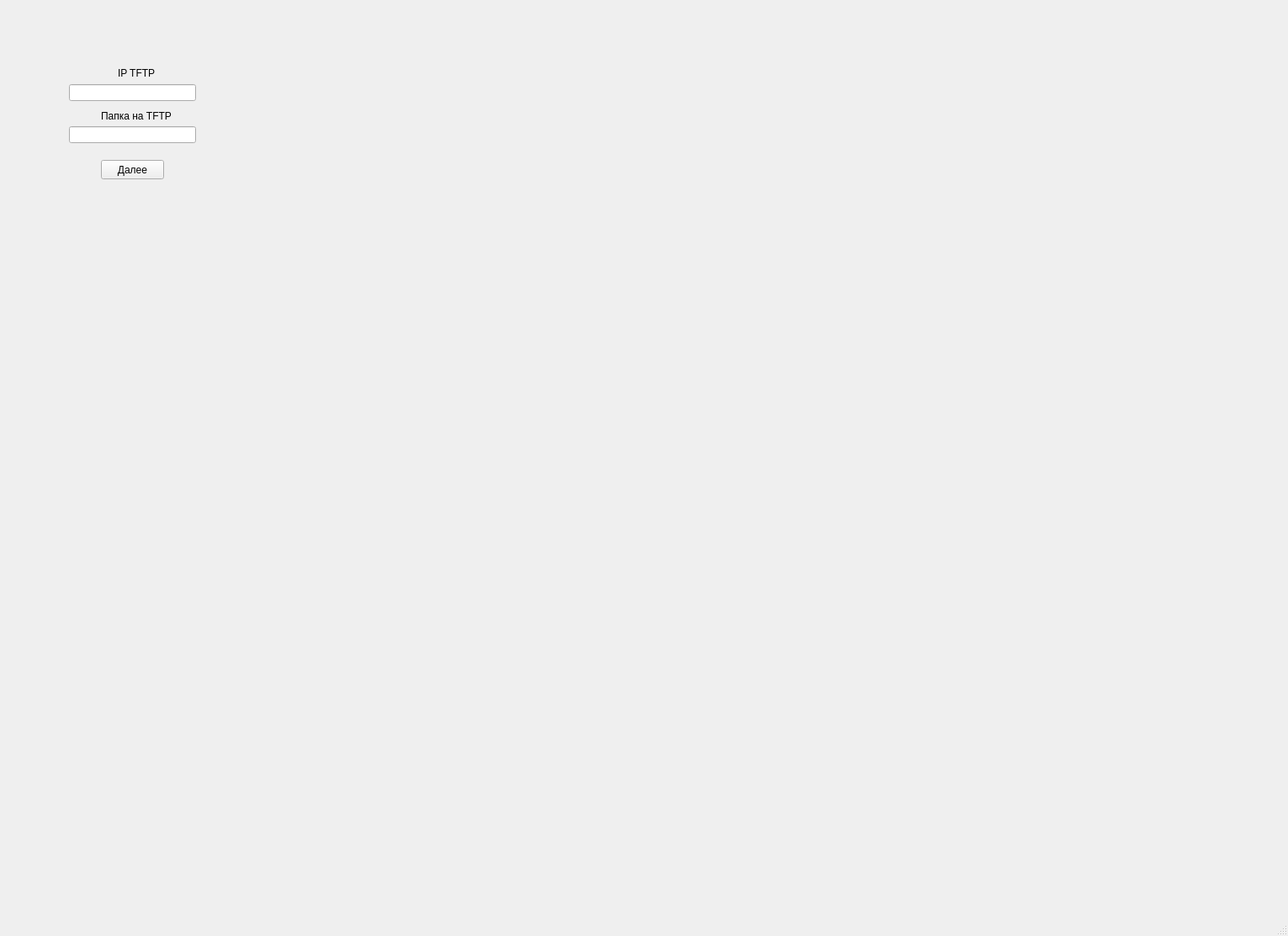
<?xml version="1.0" encoding="UTF-8"?>
<ui version="4.0">
 <class>MainWindow</class>
 <widget class="QMainWindow" name="MainWindow">
  <property name="geometry">
   <rect>
    <x>0</x>
    <y>0</y>
    <width>1531</width>
    <height>1112</height>
   </rect>
  </property>
  <property name="windowTitle">
   <string>MainWindow</string>
  </property>
  <widget class="QWidget" name="centralwidget">
   <widget class="QStackedWidget" name="stackedWidget">
    <property name="geometry">
     <rect>
      <x>30</x>
      <y>10</y>
      <width>1351</width>
      <height>991</height>
     </rect>
    </property>
    <property name="currentIndex">
     <number>0</number>
    </property>
    <widget class="QWidget" name="page_3">
     <widget class="QLineEdit" name="lineEdit_2">
      <property name="geometry">
       <rect>
        <x>52</x>
        <y>90</y>
        <width>151</width>
        <height>20</height>
       </rect>
      </property>
     </widget>
     <widget class="QLabel" name="label_2">
      <property name="geometry">
       <rect>
        <x>110</x>
        <y>70</y>
        <width>47</width>
        <height>13</height>
       </rect>
      </property>
      <property name="text">
       <string>IP TFTP</string>
      </property>
     </widget>
     <widget class="QLineEdit" name="lineEdit_3">
      <property name="geometry">
       <rect>
        <x>52</x>
        <y>140</y>
        <width>151</width>
        <height>20</height>
       </rect>
      </property>
     </widget>
     <widget class="QLabel" name="label_3">
      <property name="geometry">
       <rect>
        <x>90</x>
        <y>120</y>
        <width>91</width>
        <height>16</height>
       </rect>
      </property>
      <property name="text">
       <string>Папка на TFTP</string>
      </property>
     </widget>
     <widget class="QPushButton" name="pushButton_2">
      <property name="geometry">
       <rect>
        <x>90</x>
        <y>180</y>
        <width>75</width>
        <height>23</height>
       </rect>
      </property>
      <property name="text">
       <string>Далее</string>
      </property>
     </widget>
    </widget>
    <widget class="QWidget" name="page">
     <widget class="QTableWidget" name="tableWidget">
      <property name="geometry">
       <rect>
        <x>0</x>
        <y>10</y>
        <width>661</width>
        <height>371</height>
       </rect>
      </property>
     </widget>
     <widget class="QTableWidget" name="tableWidget_2">
      <property name="geometry">
       <rect>
        <x>670</x>
        <y>10</y>
        <width>681</width>
        <height>371</height>
       </rect>
      </property>
     </widget>
     <widget class="QComboBox" name="comboBox">
      <property name="geometry">
       <rect>
        <x>670</x>
        <y>390</y>
        <width>241</width>
        <height>22</height>
       </rect>
      </property>
     </widget>
     <widget class="QPushButton" name="pushButton_3">
      <property name="geometry">
       <rect>
        <x>10</x>
        <y>390</y>
        <width>131</width>
        <height>31</height>
       </rect>
      </property>
      <property name="text">
       <string>Обновить</string>
      </property>
     </widget>
     <widget class="QPushButton" name="pushButton_6">
      <property name="geometry">
       <rect>
        <x>920</x>
        <y>390</y>
        <width>75</width>
        <height>41</height>
       </rect>
      </property>
      <property name="text">
       <string>Добавить
эталон</string>
      </property>
     </widget>
     <widget class="QGraphicsView" name="graphicsView">
      <property name="geometry">
       <rect>
        <x>10</x>
        <y>440</y>
        <width>1001</width>
        <height>481</height>
       </rect>
      </property>
     </widget>
     <widget class="QLabel" name="label_8">
      <property name="geometry">
       <rect>
        <x>1020</x>
        <y>410</y>
        <width>31</width>
        <height>16</height>
       </rect>
      </property>
      <property name="text">
       <string>Eth0</string>
      </property>
     </widget>
     <widget class="QLabel" name="label_9">
      <property name="geometry">
       <rect>
        <x>1020</x>
        <y>440</y>
        <width>31</width>
        <height>16</height>
       </rect>
      </property>
      <property name="text">
       <string>Eth1</string>
      </property>
     </widget>
     <widget class="QLabel" name="label_10">
      <property name="geometry">
       <rect>
        <x>1190</x>
        <y>410</y>
        <width>31</width>
        <height>16</height>
       </rect>
      </property>
      <property name="text">
       <string>Eth0</string>
      </property>
     </widget>
     <widget class="QLabel" name="label_7">
      <property name="geometry">
       <rect>
        <x>1060</x>
        <y>390</y>
        <width>91</width>
        <height>20</height>
       </rect>
      </property>
      <property name="text">
       <string>IP ATC T-76C №1</string>
      </property>
     </widget>
     <widget class="QLineEdit" name="lineEdit_5">
      <property name="geometry">
       <rect>
        <x>1060</x>
        <y>410</y>
        <width>113</width>
        <height>20</height>
       </rect>
      </property>
     </widget>
     <widget class="QLineEdit" name="lineEdit_6">
      <property name="geometry">
       <rect>
        <x>1060</x>
        <y>440</y>
        <width>113</width>
        <height>20</height>
       </rect>
      </property>
     </widget>
     <widget class="QLineEdit" name="lineEdit_8">
      <property name="geometry">
       <rect>
        <x>1230</x>
        <y>440</y>
        <width>113</width>
        <height>20</height>
       </rect>
      </property>
     </widget>
     <widget class="QLabel" name="label_12">
      <property name="geometry">
       <rect>
        <x>1230</x>
        <y>390</y>
        <width>101</width>
        <height>21</height>
       </rect>
      </property>
      <property name="text">
       <string>IP ATC T-76C №2</string>
      </property>
     </widget>
     <widget class="QLineEdit" name="lineEdit_7">
      <property name="geometry">
       <rect>
        <x>1230</x>
        <y>410</y>
        <width>113</width>
        <height>20</height>
       </rect>
      </property>
     </widget>
     <widget class="QLabel" name="label_11">
      <property name="geometry">
       <rect>
        <x>1190</x>
        <y>440</y>
        <width>31</width>
        <height>16</height>
       </rect>
      </property>
      <property name="text">
       <string>Eth1</string>
      </property>
     </widget>
     <widget class="QLabel" name="label_15">
      <property name="geometry">
       <rect>
        <x>1030</x>
        <y>520</y>
        <width>31</width>
        <height>16</height>
       </rect>
      </property>
      <property name="text">
       <string>RTP</string>
      </property>
     </widget>
     <widget class="QLineEdit" name="lineEdit_9">
      <property name="geometry">
       <rect>
        <x>1060</x>
        <y>520</y>
        <width>113</width>
        <height>20</height>
       </rect>
      </property>
     </widget>
     <widget class="QLineEdit" name="lineEdit_12">
      <property name="geometry">
       <rect>
        <x>1220</x>
        <y>490</y>
        <width>113</width>
        <height>20</height>
       </rect>
      </property>
      <property name="text">
       <string/>
      </property>
     </widget>
     <widget class="QLineEdit" name="lineEdit_10">
      <property name="geometry">
       <rect>
        <x>1060</x>
        <y>490</y>
        <width>113</width>
        <height>20</height>
       </rect>
      </property>
     </widget>
     <widget class="QLabel" name="label_13">
      <property name="geometry">
       <rect>
        <x>1030</x>
        <y>490</y>
        <width>31</width>
        <height>16</height>
       </rect>
      </property>
      <property name="text">
       <string>SIP</string>
      </property>
     </widget>
     <widget class="QLabel" name="label_16">
      <property name="geometry">
       <rect>
        <x>1190</x>
        <y>520</y>
        <width>31</width>
        <height>16</height>
       </rect>
      </property>
      <property name="text">
       <string>RTP</string>
      </property>
     </widget>
     <widget class="QLabel" name="label_14">
      <property name="geometry">
       <rect>
        <x>1070</x>
        <y>470</y>
        <width>81</width>
        <height>20</height>
       </rect>
      </property>
      <property name="text">
       <string>SIP,RPT Слева</string>
      </property>
     </widget>
     <widget class="QLabel" name="label_18">
      <property name="geometry">
       <rect>
        <x>1230</x>
        <y>470</y>
        <width>91</width>
        <height>20</height>
       </rect>
      </property>
      <property name="text">
       <string>SIP,RPT Справа</string>
      </property>
     </widget>
     <widget class="QLabel" name="label_17">
      <property name="geometry">
       <rect>
        <x>1190</x>
        <y>490</y>
        <width>16</width>
        <height>16</height>
       </rect>
      </property>
      <property name="text">
       <string>SIP</string>
      </property>
     </widget>
     <widget class="QLineEdit" name="lineEdit_11">
      <property name="geometry">
       <rect>
        <x>1220</x>
        <y>520</y>
        <width>113</width>
        <height>20</height>
       </rect>
      </property>
      <property name="text">
       <string/>
      </property>
     </widget>
     <widget class="QLabel" name="label_20">
      <property name="geometry">
       <rect>
        <x>1050</x>
        <y>550</y>
        <width>121</width>
        <height>20</height>
       </rect>
      </property>
      <property name="text">
       <string>IP ATC T-76C №1 порты</string>
      </property>
     </widget>
     <widget class="QLabel" name="label_21">
      <property name="geometry">
       <rect>
        <x>1190</x>
        <y>550</y>
        <width>131</width>
        <height>20</height>
       </rect>
      </property>
      <property name="text">
       <string>IP ATC T-76C №2 порты</string>
      </property>
     </widget>
     <widget class="QLineEdit" name="lineEdit_14">
      <property name="geometry">
       <rect>
        <x>1060</x>
        <y>600</y>
        <width>113</width>
        <height>20</height>
       </rect>
      </property>
      <property name="text">
       <string/>
      </property>
     </widget>
     <widget class="QLineEdit" name="lineEdit_13">
      <property name="geometry">
       <rect>
        <x>1060</x>
        <y>570</y>
        <width>113</width>
        <height>20</height>
       </rect>
      </property>
      <property name="text">
       <string/>
      </property>
     </widget>
     <widget class="QLineEdit" name="lineEdit_16">
      <property name="geometry">
       <rect>
        <x>1190</x>
        <y>600</y>
        <width>113</width>
        <height>20</height>
       </rect>
      </property>
      <property name="text">
       <string/>
      </property>
     </widget>
     <widget class="QLineEdit" name="lineEdit_15">
      <property name="geometry">
       <rect>
        <x>1190</x>
        <y>570</y>
        <width>113</width>
        <height>20</height>
       </rect>
      </property>
      <property name="text">
       <string/>
      </property>
     </widget>
     <widget class="QLabel" name="label_45">
      <property name="geometry">
       <rect>
        <x>1210</x>
        <y>620</y>
        <width>131</width>
        <height>20</height>
       </rect>
      </property>
      <property name="text">
       <string>IP ATC T-76C №2 номера</string>
      </property>
     </widget>
     <widget class="QLabel" name="label_44">
      <property name="geometry">
       <rect>
        <x>1190</x>
        <y>640</y>
        <width>31</width>
        <height>16</height>
       </rect>
      </property>
      <property name="text">
       <string>от</string>
      </property>
     </widget>
     <widget class="QLabel" name="label_41">
      <property name="geometry">
       <rect>
        <x>1040</x>
        <y>640</y>
        <width>31</width>
        <height>16</height>
       </rect>
      </property>
      <property name="text">
       <string>от</string>
      </property>
     </widget>
     <widget class="QLineEdit" name="lineEdit_36">
      <property name="geometry">
       <rect>
        <x>1210</x>
        <y>670</y>
        <width>113</width>
        <height>20</height>
       </rect>
      </property>
     </widget>
     <widget class="QLineEdit" name="lineEdit_35">
      <property name="geometry">
       <rect>
        <x>1210</x>
        <y>640</y>
        <width>113</width>
        <height>20</height>
       </rect>
      </property>
     </widget>
     <widget class="QLabel" name="label_46">
      <property name="geometry">
       <rect>
        <x>1190</x>
        <y>670</y>
        <width>31</width>
        <height>16</height>
       </rect>
      </property>
      <property name="text">
       <string>до</string>
      </property>
     </widget>
     <widget class="QLabel" name="label_43">
      <property name="geometry">
       <rect>
        <x>1050</x>
        <y>620</y>
        <width>131</width>
        <height>21</height>
       </rect>
      </property>
      <property name="text">
       <string>IP ATC T-76C №1 номера</string>
      </property>
     </widget>
     <widget class="QLabel" name="label_42">
      <property name="geometry">
       <rect>
        <x>1040</x>
        <y>670</y>
        <width>31</width>
        <height>16</height>
       </rect>
      </property>
      <property name="text">
       <string>до</string>
      </property>
     </widget>
     <widget class="QLineEdit" name="lineEdit_33">
      <property name="geometry">
       <rect>
        <x>1060</x>
        <y>640</y>
        <width>113</width>
        <height>20</height>
       </rect>
      </property>
     </widget>
     <widget class="QLineEdit" name="lineEdit_34">
      <property name="geometry">
       <rect>
        <x>1060</x>
        <y>670</y>
        <width>113</width>
        <height>20</height>
       </rect>
      </property>
     </widget>
     <widget class="QLabel" name="label_51">
      <property name="geometry">
       <rect>
        <x>1200</x>
        <y>720</y>
        <width>31</width>
        <height>16</height>
       </rect>
      </property>
      <property name="text">
       <string>от</string>
      </property>
     </widget>
     <widget class="QLineEdit" name="lineEdit_39">
      <property name="geometry">
       <rect>
        <x>1220</x>
        <y>720</y>
        <width>113</width>
        <height>20</height>
       </rect>
      </property>
     </widget>
     <widget class="QLineEdit" name="lineEdit_38">
      <property name="geometry">
       <rect>
        <x>1060</x>
        <y>750</y>
        <width>113</width>
        <height>20</height>
       </rect>
      </property>
     </widget>
     <widget class="QLabel" name="label_50">
      <property name="geometry">
       <rect>
        <x>1210</x>
        <y>700</y>
        <width>111</width>
        <height>20</height>
       </rect>
      </property>
      <property name="text">
       <string>DX-500C №2 номера</string>
      </property>
     </widget>
     <widget class="QLabel" name="label_48">
      <property name="geometry">
       <rect>
        <x>1050</x>
        <y>700</y>
        <width>111</width>
        <height>20</height>
       </rect>
      </property>
      <property name="text">
       <string>DX-500C №1 номера</string>
      </property>
     </widget>
     <widget class="QLabel" name="label_47">
      <property name="geometry">
       <rect>
        <x>1040</x>
        <y>720</y>
        <width>31</width>
        <height>16</height>
       </rect>
      </property>
      <property name="text">
       <string>от</string>
      </property>
     </widget>
     <widget class="QLineEdit" name="lineEdit_37">
      <property name="geometry">
       <rect>
        <x>1060</x>
        <y>720</y>
        <width>113</width>
        <height>20</height>
       </rect>
      </property>
     </widget>
     <widget class="QLineEdit" name="lineEdit_40">
      <property name="geometry">
       <rect>
        <x>1220</x>
        <y>750</y>
        <width>113</width>
        <height>20</height>
       </rect>
      </property>
     </widget>
     <widget class="QLabel" name="label_49">
      <property name="geometry">
       <rect>
        <x>1040</x>
        <y>750</y>
        <width>31</width>
        <height>16</height>
       </rect>
      </property>
      <property name="text">
       <string>до</string>
      </property>
     </widget>
     <widget class="QLabel" name="label_52">
      <property name="geometry">
       <rect>
        <x>1200</x>
        <y>750</y>
        <width>31</width>
        <height>16</height>
       </rect>
      </property>
      <property name="text">
       <string>до</string>
      </property>
     </widget>
     <widget class="QLabel" name="label_56">
      <property name="geometry">
       <rect>
        <x>1200</x>
        <y>800</y>
        <width>31</width>
        <height>16</height>
       </rect>
      </property>
      <property name="text">
       <string>от</string>
      </property>
     </widget>
     <widget class="QLineEdit" name="lineEdit_43">
      <property name="geometry">
       <rect>
        <x>1220</x>
        <y>800</y>
        <width>113</width>
        <height>20</height>
       </rect>
      </property>
     </widget>
     <widget class="QLabel" name="label_53">
      <property name="geometry">
       <rect>
        <x>1040</x>
        <y>800</y>
        <width>31</width>
        <height>16</height>
       </rect>
      </property>
      <property name="text">
       <string>от</string>
      </property>
     </widget>
     <widget class="QLabel" name="label_55">
      <property name="geometry">
       <rect>
        <x>1040</x>
        <y>830</y>
        <width>31</width>
        <height>16</height>
       </rect>
      </property>
      <property name="text">
       <string>до</string>
      </property>
     </widget>
     <widget class="QLineEdit" name="lineEdit_42">
      <property name="geometry">
       <rect>
        <x>1060</x>
        <y>830</y>
        <width>113</width>
        <height>20</height>
       </rect>
      </property>
     </widget>
     <widget class="QLineEdit" name="lineEdit_41">
      <property name="geometry">
       <rect>
        <x>1060</x>
        <y>800</y>
        <width>113</width>
        <height>20</height>
       </rect>
      </property>
     </widget>
     <widget class="QLineEdit" name="lineEdit_44">
      <property name="geometry">
       <rect>
        <x>1220</x>
        <y>830</y>
        <width>113</width>
        <height>20</height>
       </rect>
      </property>
     </widget>
     <widget class="QLabel" name="label_54">
      <property name="geometry">
       <rect>
        <x>1050</x>
        <y>780</y>
        <width>111</width>
        <height>20</height>
       </rect>
      </property>
      <property name="text">
       <string>DX-500C №3 номера</string>
      </property>
     </widget>
     <widget class="QLabel" name="label_57">
      <property name="geometry">
       <rect>
        <x>1200</x>
        <y>830</y>
        <width>31</width>
        <height>16</height>
       </rect>
      </property>
      <property name="text">
       <string>до</string>
      </property>
     </widget>
     <widget class="QLabel" name="label_58">
      <property name="geometry">
       <rect>
        <x>1230</x>
        <y>780</y>
        <width>51</width>
        <height>21</height>
       </rect>
      </property>
      <property name="text">
       <string>IAD номера</string>
      </property>
     </widget>
    </widget>
    <widget class="QWidget" name="page_2">
     <widget class="QPushButton" name="pushButton">
      <property name="geometry">
       <rect>
        <x>1170</x>
        <y>0</y>
        <width>141</width>
        <height>31</height>
       </rect>
      </property>
      <property name="text">
       <string>назад</string>
      </property>
     </widget>
     <widget class="QLabel" name="label">
      <property name="geometry">
       <rect>
        <x>20</x>
        <y>20</y>
        <width>47</width>
        <height>16</height>
       </rect>
      </property>
      <property name="text">
       <string>Эталон</string>
      </property>
     </widget>
     <widget class="QLabel" name="label_4">
      <property name="geometry">
       <rect>
        <x>1040</x>
        <y>10</y>
        <width>121</width>
        <height>16</height>
       </rect>
      </property>
      <property name="text">
       <string>Скрипт пользователя</string>
      </property>
     </widget>
     <widget class="QTableWidget" name="tableWidget_3">
      <property name="geometry">
       <rect>
        <x>10</x>
        <y>40</y>
        <width>661</width>
        <height>591</height>
       </rect>
      </property>
     </widget>
     <widget class="QTableWidget" name="tableWidget_4">
      <property name="geometry">
       <rect>
        <x>680</x>
        <y>40</y>
        <width>651</width>
        <height>591</height>
       </rect>
      </property>
     </widget>
    </widget>
    <widget class="QWidget" name="page_4">
     <widget class="QLabel" name="label_5">
      <property name="geometry">
       <rect>
        <x>20</x>
        <y>10</y>
        <width>91</width>
        <height>16</height>
       </rect>
      </property>
      <property name="text">
       <string>Добавить эталон</string>
      </property>
     </widget>
     <widget class="QTextEdit" name="textEdit">
      <property name="geometry">
       <rect>
        <x>10</x>
        <y>50</y>
        <width>371</width>
        <height>441</height>
       </rect>
      </property>
     </widget>
     <widget class="QPushButton" name="pushButton_4">
      <property name="geometry">
       <rect>
        <x>10</x>
        <y>500</y>
        <width>131</width>
        <height>31</height>
       </rect>
      </property>
      <property name="text">
       <string>Добавить</string>
      </property>
     </widget>
     <widget class="QPushButton" name="pushButton_5">
      <property name="geometry">
       <rect>
        <x>300</x>
        <y>10</y>
        <width>75</width>
        <height>31</height>
       </rect>
      </property>
      <property name="text">
       <string>Назад</string>
      </property>
     </widget>
    </widget>
   </widget>
  </widget>
  <widget class="QMenuBar" name="menubar">
   <property name="geometry">
    <rect>
     <x>0</x>
     <y>0</y>
     <width>1531</width>
     <height>21</height>
    </rect>
   </property>
  </widget>
  <widget class="QStatusBar" name="statusbar"/>
 </widget>
 <resources/>
 <connections/>
</ui>
